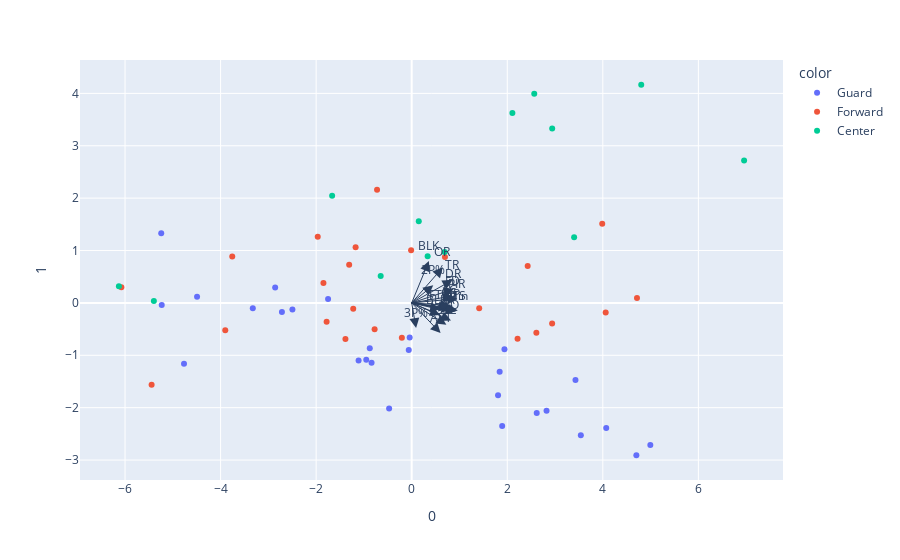

Notebook code for this chart:
### Code cell
features = data.drop(columns=data.select_dtypes(include=['category']).columns).drop(columns="Min2").columns

fig = px.scatter(principalComponents, x=0, y=1, color=data['POSITION'])
loadings = pca.components_.T * np.sqrt(pca.explained_variance_)


for i, feature in enumerate(features):
    fig.add_annotation(
        ax=0, ay=0,
        axref="x", ayref="y",
        x= loadings[i, 0],
        y= loadings[i, 1],
        showarrow=True,
        arrowsize=2,
        arrowhead=2,
        xanchor="right",
        yanchor="top"
    )
    fig.add_annotation(
        x=loadings[i, 0],
        y=loadings[i, 1],
        ax=0, ay=0,
        xanchor="center",
        yanchor="bottom",
        text=feature,
        yshift=5,
    )
fig.show()

### Figure 1 — Plotly figure (JSON) as saved in the notebook; plotly's stock layout.template omitted (floating-point values rounded to 4 significant figures)
{"data": [{"hovertemplate": "color=Guard<br>0=%{x}<br>1=%{y}<extra></extra>", "legendgroup": "Guard", "marker": {"color": "#636efa", "symbol": "circle"}, "mode": "markers", "name": "Guard", "orientation": "v", "showlegend": true, "type": "scatter", "x": [-2.858, -1.112, -2.497, -4.766, 4.071, 2.822, 4.702, 1.941, 4.995, -2.716, -0.4723, -0.8401, 3.54, 1.893, 1.807, -3.326, -0.9511, -5.243, -1.75, -0.06177, -4.493, 2.617, -5.232, 1.841, -0.04246, 3.428, -0.8777], "xaxis": "x", "y": [0.2931, -1.1, -0.1268, -1.164, -2.39, -2.057, -2.908, -0.886, -2.714, -0.1718, -2.016, -1.144, -2.527, -2.351, -1.762, -0.1025, -1.083, 1.329, 0.07261, -0.8999, 0.1191, -2.1, -0.04118, -1.314, -0.6582, -1.47, -0.8645], "yaxis": "y"}, {"hovertemplate": "color=Forward<br>0=%{x}<br>1=%{y}<extra></extra>", "legendgroup": "Forward", "marker": {"color": "#EF553B", "symbol": "circle"}, "mode": "markers", "name": "Forward", "orientation": "v", "showlegend": true, "type": "scatter", "x": [-1.967, -5.444, -1.224, -0.01245, 3.988, -3.902, -0.7766, -1.387, -1.781, -3.756, 2.939, 1.413, 2.427, -1.309, 2.609, 2.216, 4.06, -1.174, 4.715, -0.2062, -0.7253, 0.6959, -6.077, -1.847], "xaxis": "x", "y": [1.263, -1.564, -0.1097, 1.004, 1.511, -0.5226, -0.502, -0.6911, -0.3593, 0.8861, -0.3918, -0.1029, 0.7029, 0.727, -0.5692, -0.6826, -0.182, 1.064, 0.09135, -0.6632, 2.161, 0.8765, 0.3003, 0.3784], "yaxis": "y"}, {"hovertemplate": "color=Center<br>0=%{x}<br>1=%{y}<extra></extra>", "legendgroup": "Center", "marker": {"color": "#00cc96", "symbol": "circle"}, "mode": "markers", "name": "Center", "orientation": "v", "showlegend": true, "type": "scatter", "x": [6.957, -1.665, -5.396, 2.565, 4.804, 0.6896, 2.94, 0.3339, 2.107, -6.128, 3.4, -0.649, 0.1478], "xaxis": "x", "y": [2.717, 2.046, 0.03598, 3.992, 4.165, 0.9718, 3.327, 0.8907, 3.625, 0.3159, 1.252, 0.516, 1.558], "yaxis": "y"}], "layout": {"annotations": [{"arrowhead": 2, "arrowsize": 2, "ax": 0, "axref": "x", "ay": 0, "ayref": "y", "showarrow": true, "x": 0.8419, "xanchor": "right", "y": -0.1226, "yanchor": "top"}, {"ax": 0, "ay": 0, "text": "GP", "x": 0.8419, "xanchor": "center", "y": -0.1226, "yanchor": "bottom", "yshift": 5}, {"arrowhead": 2, "arrowsize": 2, "ax": 0, "axref": "x", "ay": 0, "ayref": "y", "showarrow": true, "x": 0.7729, "xanchor": "right", "y": -0.092, "yanchor": "top"}, {"ax": 0, "ay": 0, "text": "GS", "x": 0.7729, "xanchor": "center", "y": -0.092, "yanchor": "bottom", "yshift": 5}, {"arrowhead": 2, "arrowsize": 2, "ax": 0, "axref": "x", "ay": 0, "ayref": "y", "showarrow": true, "x": 0.9641, "xanchor": "right", "y": -0.147, "yanchor": "top"}, {"ax": 0, "ay": 0, "text": "Min", "x": 0.9641, "xanchor": "center", "y": -0.147, "yanchor": "bottom", "yshift": 5}, {"arrowhead": 2, "arrowsize": 2, "ax": 0, "axref": "x", "ay": 0, "ayref": "y", "showarrow": true, "x": 0.9192, "xanchor": "right", "y": -0.1587, "yanchor": "top"}, {"ax": 0, "ay": 0, "text": "PTS", "x": 0.9192, "xanchor": "center", "y": -0.1587, "yanchor": "bottom", "yshift": 5}, {"arrowhead": 2, "arrowsize": 2, "ax": 0, "axref": "x", "ay": 0, "ayref": "y", "showarrow": true, "x": 0.4507, "xanchor": "right", "y": 0.3379, "yanchor": "top"}, {"ax": 0, "ay": 0, "text": "2P%", "x": 0.4507, "xanchor": "center", "y": 0.3379, "yanchor": "bottom", "yshift": 5}, {"arrowhead": 2, "arrowsize": 2, "ax": 0, "axref": "x", "ay": 0, "ayref": "y", "showarrow": true, "x": 0.09181, "xanchor": "right", "y": -0.4811, "yanchor": "top"}, {"ax": 0, "ay": 0, "text": "3P%", "x": 0.09181, "xanchor": "center", "y": -0.4811, "yanchor": "bottom", "yshift": 5}, {"arrowhead": 2, "arrowsize": 2, "ax": 0, "axref": "x", "ay": 0, "ayref": "y", "showarrow": true, "x": 0.5958, "xanchor": "right", "y": -0.1258, "yanchor": "top"}, {"ax": 0, "ay": 0, "text": "FT%", "x": 0.5958, "xanchor": "center", "y": -0.1258, "yanchor": "bottom", "yshift": 5}, {"arrowhead": 2, "arrowsize": 2, "ax": 0, "axref": "x", "ay": 0, "ayref": "y", "showarrow": true, "x": 0.6514, "xanchor": "right", "y": 0.6783, "yanchor": "top"}, {"ax": 0, "ay": 0, "text": "OR", "x": 0.6514, "xanchor": "center", "y": 0.6783, "yanchor": "bottom", "yshift": 5}, {"arrowhead": 2, "arrowsize": 2, "ax": 0, "axref": "x", "ay": 0, "ayref": "y", "showarrow": true, "x": 0.8809, "xanchor": "right", "y": 0.2667, "yanchor": "top"}, {"ax": 0, "ay": 0, "text": "DR", "x": 0.8809, "xanchor": "center", "y": 0.2667, "yanchor": "bottom", "yshift": 5}, {"arrowhead": 2, "arrowsize": 2, "ax": 0, "axref": "x", "ay": 0, "ayref": "y", "showarrow": true, "x": 0.8543, "xanchor": "right", "y": 0.4361, "yanchor": "top"}, {"ax": 0, "ay": 0, "text": "TR", "x": 0.8543, "xanchor": "center", "y": 0.4361, "yanchor": "bottom", "yshift": 5}, {"arrowhead": 2, "arrowsize": 2, "ax": 0, "axref": "x", "ay": 0, "ayref": "y", "showarrow": true, "x": 0.6046, "xanchor": "right", "y": -0.5766, "yanchor": "top"}, {"ax": 0, "ay": 0, "text": "AST", "x": 0.6046, "xanchor": "center", "y": -0.5766, "yanchor": "bottom", "yshift": 5}, {"arrowhead": 2, "arrowsize": 2, "ax": 0, "axref": "x", "ay": 0, "ayref": "y", "showarrow": true, "x": 0.7253, "xanchor": "right", "y": -0.4147, "yanchor": "top"}, {"ax": 0, "ay": 0, "text": "STL", "x": 0.7253, "xanchor": "center", "y": -0.4147, "yanchor": "bottom", "yshift": 5}, {"arrowhead": 2, "arrowsize": 2, "ax": 0, "axref": "x", "ay": 0, "ayref": "y", "showarrow": true, "x": 0.8224, "xanchor": "right", "y": -0.3337, "yanchor": "top"}, {"ax": 0, "ay": 0, "text": "TO", "x": 0.8224, "xanchor": "center", "y": -0.3337, "yanchor": "bottom", "yshift": 5}, {"arrowhead": 2, "arrowsize": 2, "ax": 0, "axref": "x", "ay": 0, "ayref": "y", "showarrow": true, "x": 0.3594, "xanchor": "right", "y": 0.7982, "yanchor": "top"}, {"ax": 0, "ay": 0, "text": "BLK", "x": 0.3594, "xanchor": "center", "y": 0.7982, "yanchor": "bottom", "yshift": 5}, {"arrowhead": 2, "arrowsize": 2, "ax": 0, "axref": "x", "ay": 0, "ayref": "y", "showarrow": true, "x": 0.594, "xanchor": "right", "y": -0.2296, "yanchor": "top"}, {"ax": 0, "ay": 0, "text": "BLKA", "x": 0.594, "xanchor": "center", "y": -0.2296, "yanchor": "bottom", "yshift": 5}, {"arrowhead": 2, "arrowsize": 2, "ax": 0, "axref": "x", "ay": 0, "ayref": "y", "showarrow": true, "x": 0.8062, "xanchor": "right", "y": -0.04805, "yanchor": "top"}, {"ax": 0, "ay": 0, "text": "FC", "x": 0.8062, "xanchor": "center", "y": -0.04805, "yanchor": "bottom", "yshift": 5}, {"arrowhead": 2, "arrowsize": 2, "ax": 0, "axref": "x", "ay": 0, "ayref": "y", "showarrow": true, "x": 0.8566, "xanchor": "right", "y": 0.1321, "yanchor": "top"}, {"ax": 0, "ay": 0, "text": "FD", "x": 0.8566, "xanchor": "center", "y": 0.1321, "yanchor": "bottom", "yshift": 5}, {"arrowhead": 2, "arrowsize": 2, "ax": 0, "axref": "x", "ay": 0, "ayref": "y", "showarrow": true, "x": 0.9524, "xanchor": "right", "y": 0.08222, "yanchor": "top"}, {"ax": 0, "ay": 0, "text": "PIR", "x": 0.9524, "xanchor": "center", "y": 0.08222, "yanchor": "bottom", "yshift": 5}], "legend": {"title": {"text": "color"}, "tracegroupgap": 0}, "margin": {"t": 60}, "xaxis": {"anchor": "y", "domain": [0, 1], "title": {"text": "0"}}, "yaxis": {"anchor": "x", "domain": [0, 1], "title": {"text": "1"}}}}
